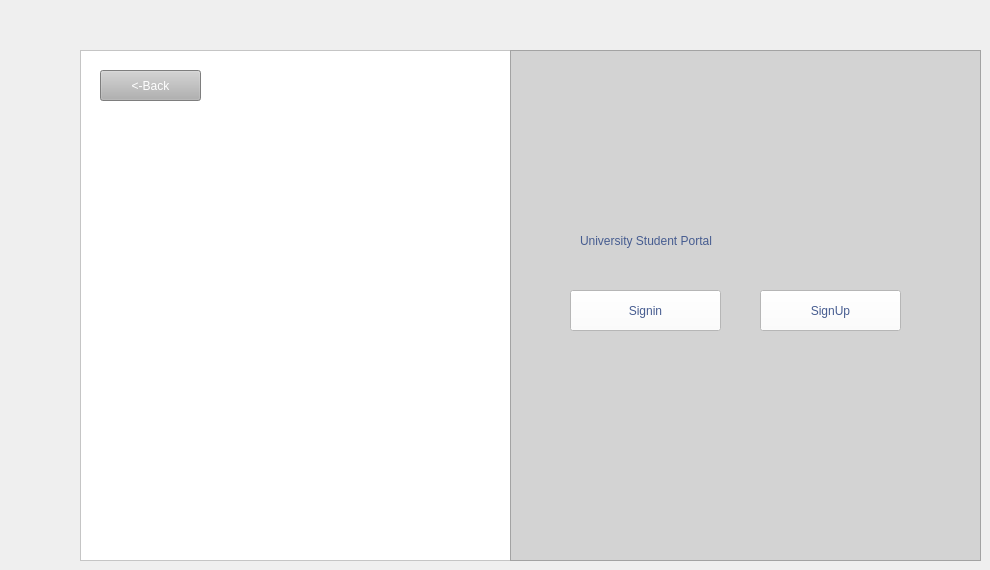
				<widget class="QWidget" name="page_5">
					<widget class="QFrame" name="frame_10">
						<property name="geometry">
							<rect>
								<x>510</x>
								<y>50</y>
								<width>471</width>
								<height>511</height>
							</rect>
						</property>
						<property name="styleSheet">
							<string notr="true">background-color: rgb(211, 211, 211);</string>
						</property>
						<property name="frameShape">
							<enum>QFrame::Shape::StyledPanel</enum>
						</property>
						<property name="frameShadow">
							<enum>QFrame::Shadow::Raised</enum>
						</property>
						<widget class="QLabel" name="label_15">
							<property name="geometry">
								<rect>
									<x>370</x>
									<y>10</y>
									<width>61</width>
									<height>61</height>
								</rect>
							</property>
							<property name="styleSheet">
								<string notr="true">
									font: 700 36pt &quot;Segoe UI&quot;;
									color: rgb(70, 92, 144);
								</string>
							</property>
							<property name="text">
								<string/>
							</property>
							<property name="pixmap">
								<pixmap resource="project01.qrc">:/newPrefix/Screenshot_2025-05-15_005716-removebg-preview.png</pixmap>
							</property>
							<property name="scaledContents">
								<bool>true</bool>
							</property>
						</widget>
						<widget class="QPushButton" name="StudentSigninB">
							<property name="geometry">
								<rect>
									<x>60</x>
									<y>240</y>
									<width>151</width>
									<height>41</height>
								</rect>
							</property>
							<property name="styleSheet">
								<string notr="true">
									background-color: rgb(255, 255, 255);
									color: rgb(70, 92, 144);
									font: 700 12pt &quot;Segoe UI&quot;;
								</string>
							</property>
							<property name="text">
								<string>Signin</string>
							</property>
						</widget>
						<widget class="QPushButton" name="StudentSignUpB">
							<property name="geometry">
								<rect>
									<x>250</x>
									<y>240</y>
									<width>141</width>
									<height>41</height>
								</rect>
							</property>
							<property name="styleSheet">
								<string notr="true">
									background-color: rgb(255, 255, 255);
									color: rgb(70, 92, 144);
									font: 700 12pt &quot;Segoe UI&quot;;
								</string>
							</property>
							<property name="text">
								<string>SignUp</string>
							</property>
						</widget>
						<widget class="QLabel" name="label_16">
							<property name="geometry">
								<rect>
									<x>70</x>
									<y>150</y>
									<width>321</width>
									<height>81</height>
								</rect>
							</property>
							<property name="styleSheet">
								<string notr="true">
									font: 700 20pt &quot;Segoe UI&quot;;

									color: rgb(70, 92, 144);
								</string>
							</property>
							<property name="text">
								<string>University Student Portal</string>
							</property>
						</widget>
					</widget>
					<widget class="QFrame" name="frame_9">
						<property name="geometry">
							<rect>
								<x>80</x>
								<y>50</y>
								<width>471</width>
								<height>511</height>
							</rect>
						</property>
						<property name="styleSheet">
							<string notr="true">background-color: rgb(255, 255, 255);</string>
						</property>
						<property name="frameShape">
							<enum>QFrame::Shape::StyledPanel</enum>
						</property>
						<property name="frameShadow">
							<enum>QFrame::Shadow::Raised</enum>
						</property>
						<widget class="QLabel" name="label_14">
							<property name="geometry">
								<rect>
									<x>40</x>
									<y>20</y>
									<width>351</width>
									<height>431</height>
								</rect>
							</property>
							<property name="text">
								<string/>
							</property>
							<property name="pixmap">
								<pixmap resource="project01.qrc">:/newPrefix/Privacy policy-rafiki.png</pixmap>
							</property>
							<property name="scaledContents">
								<bool>true</bool>
							</property>
						</widget>
						<widget class="QPushButton" name="StudentPortalbackB_2">
							<property name="geometry">
								<rect>
									<x>20</x>
									<y>20</y>
									<width>101</width>
									<height>31</height>
								</rect>
							</property>
							<property name="styleSheet">
								<string notr="true">
									background-color: rgb(177, 177, 177);
									color: rgb(255, 255, 255);
									font: 12pt &quot;Segoe UI&quot;;
								</string>
							</property>
							<property name="text">
								<string>&lt;-Back</string>
							</property>
						</widget>
					</widget>
					<zorder>frame_9</zorder>
					<zorder>frame_10</zorder>
				</widget>
